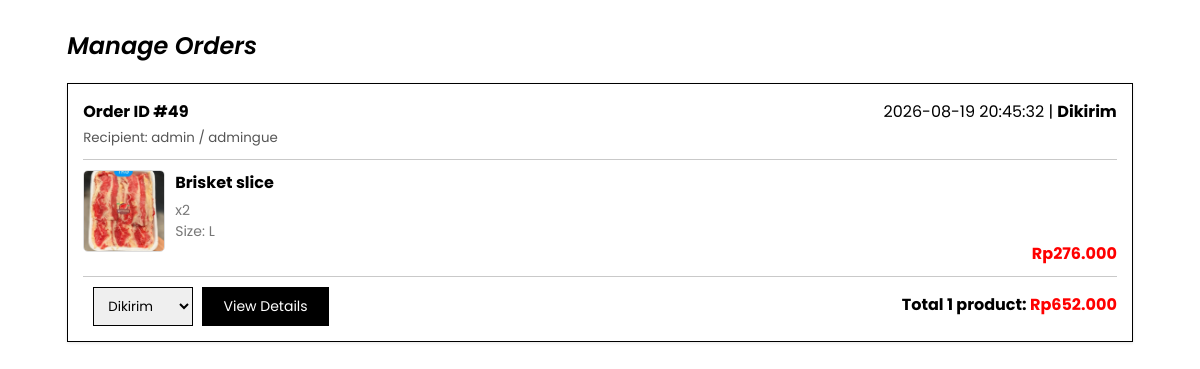
Page /seller/manage_orders.php (signed in) on the committed database.
### tables this page shows
CREATE TABLE `orders` (
  `id` int(11) NOT NULL,
  `user_id` int(11) NOT NULL,
  `total_harga` decimal(10,2) NOT NULL,
  `status` enum('Pending','Diproses','Dikirim','Selesai','Dibatalkan') DEFAULT 'Pending',
  `tanggal_pesanan` timestamp NOT NULL DEFAULT current_timestamp(),
  `nama_penerima` varchar(255) NOT NULL,
  `bukti_transfer` varchar(255) DEFAULT NULL,
  `alamat_pengiriman` text NOT NULL
);

CREATE TABLE `users` (
  `id` int(11) NOT NULL,
  `username` varchar(50) NOT NULL,
  `password` varchar(255) NOT NULL,
  `created_at` timestamp NOT NULL DEFAULT current_timestamp()
);

CREATE TABLE `order_items` (
  `id` int(11) NOT NULL,
  `order_id` int(11) NOT NULL,
  `product_id` int(11) NOT NULL,
  `harga_satuan` decimal(10,2) NOT NULL,
  `quantity` int(11) NOT NULL,
  `size` varchar(10) DEFAULT NULL
);

CREATE TABLE `produk` (
  `id` int(11) NOT NULL,
  `nama` varchar(150) NOT NULL,
  `kategori` varchar(50) NOT NULL,
  `harga` decimal(10,2) NOT NULL,
  `deskripsi` varchar(1000) NOT NULL,
  `stok` int(11) NOT NULL,
  `gambar` varchar(255) NOT NULL,
  `waktutambah` timestamp NOT NULL DEFAULT current_timestamp() ON UPDATE current_timestamp()
);

### seller/manage_orders.php (the view, shortened to what this page needs)
<?php
include 'config.php';
$sql_orders = "SELECT o.id, o.total_harga, o.status, o.tanggal_pesanan, o.bukti_transfer,
                      o.nama_penerima, o.alamat_pengiriman, u.username AS nama_akun
               FROM orders o
               JOIN users u ON o.user_id = u.id
               ORDER BY o.tanggal_pesanan DESC";
$stmt_orders = $conn->prepare($sql_orders);
$stmt_orders->execute();
$result_orders = $stmt_orders->get_result();
?>
<!DOCTYPE html>
<html lang="id">
<head>
    <link rel="stylesheet" href="https://cdn.jsdelivr.net/npm/bootstrap-icons@1.10.5/font/bootstrap-icons.css">
    <link rel="stylesheet" href="https://cdnjs.cloudflare.com/ajax/libs/font-awesome/5.15.3/css/all.min.css">
    <link rel="stylesheet" href="https://cdnjs.cloudflare.com/ajax/libs/lightbox2/2.11.3/css/lightbox.min.css">
    <link rel="stylesheet" href="style/mng_orders.css">
</head>
<body>
    <div class="container">
            <h2>Manage Orders</h2>
        <?php while ($order = $result_orders->fetch_assoc()): ?>
            <div class="order-card">
                <div class="order-header">
                    <div>
                        <span>Order ID #<?= $order['id'] ?></span><br>
                        <small style="color: #555; font-weight: normal;">Recipient: <?= htmlspecialchars($order['nama_penerima']) ?> / <?= htmlspecialchars($order['nama_akun']) ?></small>
                    </div>
                    <span><span style="font-weight: normal;"><?= $order['tanggal_pesanan'] ?> | </span><?= $order['status'] ?></span>
                </div>
                <div class="line"></div>
                <?php
                $order_id = $order['id'];
                $sql_items = "SELECT p.nama AS nama_produk, p.gambar, oi.harga_satuan, oi.quantity, oi.size
                      FROM order_items oi
                      JOIN produk p ON oi.product_id = p.id
                      WHERE oi.order_id = ?";
                $stmt_items = $conn->prepare($sql_items);
                $stmt_items->bind_param("i", $order_id);
                $stmt_items->execute();
                $result_items = $stmt_items->get_result();
                $items = [];
                while ($item = $result_items->fetch_assoc()) {
                    $items[] = $item;
                }
                ?>
                <div class="product-list">
                    <?php foreach ($items as $item): ?>
                        <div class="order-product">
                            <img src="../uploads/<?= htmlspecialchars($item['gambar']) ?>" alt="<?= htmlspecialchars($item['nama_produk']) ?>">
                            <div class="product-info">
                                <div class="product-name"><?= htmlspecialchars($item['nama_produk']) ?></div>
                                <div class="product-variant">x<?= $item['quantity'] ?>  <p style="margin-top: 0px;">Size: <?= $item['size']; ?></p></div>
                                <div class="price">Rp<?= number_format($item['harga_satuan'], 0, ',', '.') ?></div>
                            </div>
                        </div>
                        <div class="line"></div>
                    <?php endforeach; ?>
                </div>
                <div class="total"><span style="color: black;">Total <?= count($items) ?> product: </span><strong>Rp<?= number_format($order['total_harga'], 0, ',', '.') ?></strong></div>
                <form method="POST" action="update_status.php" class="status-form">
                    <select name="status" onchange="this.form.submit()">
                        <option value="Dikirim" <?= $order['status'] === 'Dikirim' ? 'selected' : '' ?>>Dikirim</option>
                    </select>
                </form>
                <a href="javascript:void(0)" class="detail-btn" onclick="openOverlay(<?= $order['id'] ?>)">View Details</a>
            </div>
        <?php endwhile; ?>
    </div>
</body>
</html>

### seller/style/mng_orders.css (style rules this page uses)
body { display: flex; justify-content: center; height: 100vh; font-family: Poppins, sans-serif; }
.container { width: 90%; height: fit-content; }
.container h2 { font-weight: 600; font-style: italic; }
.order-card { background: #fff; width: 97%; padding: 15px; margin-bottom: 20px; border: 1px solid #000; box-shadow: 0 1px 3px rgba(0, 0, 0, 0.1); }
.order-header { display: flex; justify-content: space-between; color: #000000; font-weight: bold; margin-bottom: 10px; }
.order-product { display: flex; gap: 10px; margin-bottom: 10px; }
.order-product img { width: 80px; height: 80px; object-fit: cover; border-radius: 5px; border: 1px solid #ddd; }
.product-info { flex: 1; }
.product-name { font-weight: bold; margin-bottom: 5px; }
.product-variant { font-size: 14px; color: #777; }
.price { font-weight: bold; margin-top: -15px; float: right; color: red; }
.total { font-weight: bold; margin-top: 5px; float: right; color: red; }
.product-list { margin-top: 10px; }
.line { width: 100%; height: 1px; background: #00000036; margin: 10px 0; }
.status-form { display: inline-block; margin-left: 10px; }
.status-form select { padding: 8px 10px; border: 1px solid #000000; font-family: Poppins, static; }

### rows in the picture
orders: id "49", nama_penerima "admin", user.username "admingue", tanggal_pesanan "2026-08-19 20:45:32", status "Dikirim", count($items) "1", total_harga "652.000"
order_items: product.gambar (picture), product.nama "Brisket slice", quantity "2", size "L", harga_satuan "276.000"
